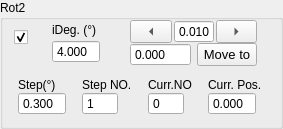
             <widget class="QGroupBox" name="rotary2Group">
              <property name="sizePolicy">
               <sizepolicy hsizetype="Expanding" vsizetype="Expanding">
                <horstretch>0</horstretch>
                <verstretch>0</verstretch>
               </sizepolicy>
              </property>
              <property name="title">
               <string>Rot2</string>
              </property>
              <layout class="QVBoxLayout" name="verticalLayout_84">
               <property name="topMargin">
                <number>0</number>
               </property>
               <item>
                <layout class="QVBoxLayout" name="verticalLayout_82">
                 <property name="spacing">
                  <number>12</number>
                 </property>
                 <item>
                  <layout class="QHBoxLayout" name="horizontalLayout_44" stretch="1,3,5">
                   <property name="spacing">
                    <number>6</number>
                   </property>
                   <item>
                    <layout class="QVBoxLayout" name="verticalLayout_80">
                     <property name="spacing">
                      <number>0</number>
                     </property>
                     <property name="topMargin">
                      <number>9</number>
                     </property>
                     <item>
                      <widget class="QCheckBox" name="activeRot2">
                       <property name="sizePolicy">
                        <sizepolicy hsizetype="Expanding" vsizetype="Preferred">
                         <horstretch>0</horstretch>
                         <verstretch>0</verstretch>
                        </sizepolicy>
                       </property>
                       <property name="toolTip">
                        <string>Active Instrument?</string>
                       </property>
                       <property name="text">
                        <string/>
                       </property>
                       <property name="checked">
                        <bool>true</bool>
                       </property>
                       <property name="mytype" stdset="0">
                        <string>checkbox</string>
                       </property>
                      </widget>
                     </item>
                     <item>
                      <spacer name="horizontalSpacer_10">
                       <property name="orientation">
                        <enum>Qt::Orientation::Horizontal</enum>
                       </property>
                       <property name="sizeType">
                        <enum>QSizePolicy::Policy::Fixed</enum>
                       </property>
                       <property name="sizeHint" stdset="0">
                        <size>
                         <width>20</width>
                         <height>20</height>
                        </size>
                       </property>
                      </spacer>
                     </item>
                    </layout>
                   </item>
                   <item>
                    <layout class="QVBoxLayout" name="verticalLayout_38">
                     <property name="spacing">
                      <number>0</number>
                     </property>
                     <property name="leftMargin">
                      <number>12</number>
                     </property>
                     <property name="rightMargin">
                      <number>12</number>
                     </property>
                     <item>
                      <widget class="QLabel" name="label_36">
                       <property name="sizePolicy">
                        <sizepolicy hsizetype="Expanding" vsizetype="Fixed">
                         <horstretch>0</horstretch>
                         <verstretch>0</verstretch>
                        </sizepolicy>
                       </property>
                       <property name="maximumSize">
                        <size>
                         <width>16777215</width>
                         <height>16777215</height>
                        </size>
                       </property>
                       <property name="text">
                        <string>iDeg. (°)</string>
                       </property>
                       <property name="mytype" stdset="0">
                        <string>label</string>
                       </property>
                      </widget>
                     </item>
                     <item>
                      <widget class="QDoubleSpinBox" name="iRot2">
                       <property name="sizePolicy">
                        <sizepolicy hsizetype="Expanding" vsizetype="Fixed">
                         <horstretch>0</horstretch>
                         <verstretch>0</verstretch>
                        </sizepolicy>
                       </property>
                       <property name="maximumSize">
                        <size>
                         <width>16777215</width>
                         <height>16777215</height>
                        </size>
                       </property>
                       <property name="buttonSymbols">
                        <enum>QAbstractSpinBox::ButtonSymbols::NoButtons</enum>
                       </property>
                       <property name="decimals">
                        <number>3</number>
                       </property>
                       <property name="value">
                        <double>4.000000000000000</double>
                       </property>
                      </widget>
                     </item>
                    </layout>
                   </item>
                   <item>
                    <layout class="QVBoxLayout" name="verticalLayout_56">
                     <property name="spacing">
                      <number>0</number>
                     </property>
                     <property name="leftMargin">
                      <number>12</number>
                     </property>
                     <property name="rightMargin">
                      <number>12</number>
                     </property>
                     <item>
                      <layout class="QHBoxLayout" name="horizontalLayout_22">
                       <property name="spacing">
                        <number>2</number>
                       </property>
                       <item>
                        <widget class="QToolButton" name="rot2JogL">
                         <property name="sizePolicy">
                          <sizepolicy hsizetype="Expanding" vsizetype="Fixed">
                           <horstretch>0</horstretch>
                           <verstretch>0</verstretch>
                          </sizepolicy>
                         </property>
                         <property name="minimumSize">
                          <size>
                           <width>32</width>
                           <height>0</height>
                          </size>
                         </property>
                         <property name="text">
                          <string>...</string>
                         </property>
                         <property name="arrowType">
                          <enum>Qt::ArrowType::LeftArrow</enum>
                         </property>
                         <property name="mytype" stdset="0">
                          <string>arrowbutton</string>
                         </property>
                        </widget>
                       </item>
                       <item>
                        <widget class="QDoubleSpinBox" name="rotary2JogStep">
                         <property name="sizePolicy">
                          <sizepolicy hsizetype="Preferred" vsizetype="Preferred">
                           <horstretch>0</horstretch>
                           <verstretch>0</verstretch>
                          </sizepolicy>
                         </property>
                         <property name="maximumSize">
                          <size>
                           <width>40</width>
                           <height>24</height>
                          </size>
                         </property>
                         <property name="buttonSymbols">
                          <enum>QAbstractSpinBox::ButtonSymbols::NoButtons</enum>
                         </property>
                         <property name="decimals">
                          <number>3</number>
                         </property>
                         <property name="minimum">
                          <double>-50.000000000000000</double>
                         </property>
                         <property name="maximum">
                          <double>210.000000000000000</double>
                         </property>
                         <property name="value">
                          <double>0.010000000000000</double>
                         </property>
                        </widget>
                       </item>
                       <item>
                        <widget class="QToolButton" name="rot2JogR">
                         <property name="sizePolicy">
                          <sizepolicy hsizetype="Expanding" vsizetype="Fixed">
                           <horstretch>0</horstretch>
                           <verstretch>0</verstretch>
                          </sizepolicy>
                         </property>
                         <property name="minimumSize">
                          <size>
                           <width>32</width>
                           <height>0</height>
                          </size>
                         </property>
                         <property name="text">
                          <string>...</string>
                         </property>
                         <property name="arrowType">
                          <enum>Qt::ArrowType::RightArrow</enum>
                         </property>
                         <property name="mytype" stdset="0">
                          <string>arrowbutton</string>
                         </property>
                        </widget>
                       </item>
                      </layout>
                     </item>
                     <item>
                      <layout class="QHBoxLayout" name="horizontalLayout_12">
                       <property name="spacing">
                        <number>6</number>
                       </property>
                       <item>
                        <widget class="QDoubleSpinBox" name="rot2SetPos">
                         <property name="sizePolicy">
                          <sizepolicy hsizetype="Fixed" vsizetype="Fixed">
                           <horstretch>0</horstretch>
                           <verstretch>0</verstretch>
                          </sizepolicy>
                         </property>
                         <property name="maximumSize">
                          <size>
                           <width>16777215</width>
                           <height>16777215</height>
                          </size>
                         </property>
                         <property name="buttonSymbols">
                          <enum>QAbstractSpinBox::ButtonSymbols::NoButtons</enum>
                         </property>
                         <property name="decimals">
                          <number>3</number>
                         </property>
                         <property name="maximum">
                          <double>1000.000000000000000</double>
                         </property>
                        </widget>
                       </item>
                       <item>
                        <widget class="QPushButton" name="rot2MoveTo">
                         <property name="sizePolicy">
                          <sizepolicy hsizetype="Preferred" vsizetype="Preferred">
                           <horstretch>0</horstretch>
                           <verstretch>0</verstretch>
                          </sizepolicy>
                         </property>
                         <property name="maximumSize">
                          <size>
                           <width>60</width>
                           <height>16777215</height>
                          </size>
                         </property>
                         <property name="font">
                          <font>
                           <pointsize>10</pointsize>
                          </font>
                         </property>
                         <property name="text">
                          <string>Move to</string>
                         </property>
                        </widget>
                       </item>
                      </layout>
                     </item>
                    </layout>
                   </item>
                  </layout>
                 </item>
                 <item>
                  <layout class="QHBoxLayout" name="horizontalLayout_15">
                   <item>
                    <layout class="QVBoxLayout" name="verticalLayout_41">
                     <property name="spacing">
                      <number>0</number>
                     </property>
                     <item>
                      <widget class="QLabel" name="label_35">
                       <property name="text">
                        <string>Step(°)</string>
                       </property>
                       <property name="mytype" stdset="0">
                        <string>label</string>
                       </property>
                      </widget>
                     </item>
                     <item>
                      <widget class="QDoubleSpinBox" name="rotary2Step">
                       <property name="sizePolicy">
                        <sizepolicy hsizetype="Preferred" vsizetype="Preferred">
                         <horstretch>0</horstretch>
                         <verstretch>0</verstretch>
                        </sizepolicy>
                       </property>
                       <property name="maximumSize">
                        <size>
                         <width>48</width>
                         <height>24</height>
                        </size>
                       </property>
                       <property name="buttonSymbols">
                        <enum>QAbstractSpinBox::ButtonSymbols::NoButtons</enum>
                       </property>
                       <property name="decimals">
                        <number>3</number>
                       </property>
                       <property name="value">
                        <double>0.300000000000000</double>
                       </property>
                      </widget>
                     </item>
                    </layout>
                   </item>
                   <item>
                    <layout class="QVBoxLayout" name="verticalLayout_40">
                     <property name="spacing">
                      <number>0</number>
                     </property>
                     <item>
                      <widget class="QLabel" name="label_34">
                       <property name="text">
                        <string>Step NO.</string>
                       </property>
                       <property name="mytype" stdset="0">
                        <string>label</string>
                       </property>
                      </widget>
                     </item>
                     <item>
                      <widget class="QSpinBox" name="rotary2StepNO">
                       <property name="sizePolicy">
                        <sizepolicy hsizetype="Preferred" vsizetype="Preferred">
                         <horstretch>0</horstretch>
                         <verstretch>0</verstretch>
                        </sizepolicy>
                       </property>
                       <property name="maximumSize">
                        <size>
                         <width>36</width>
                         <height>24</height>
                        </size>
                       </property>
                       <property name="buttonSymbols">
                        <enum>QAbstractSpinBox::ButtonSymbols::NoButtons</enum>
                       </property>
                       <property name="maximum">
                        <number>10000</number>
                       </property>
                       <property name="value">
                        <number>1</number>
                       </property>
                      </widget>
                     </item>
                    </layout>
                   </item>
                   <item>
                    <layout class="QVBoxLayout" name="verticalLayout_47">
                     <property name="spacing">
                      <number>0</number>
                     </property>
                     <item>
                      <widget class="QLabel" name="label_50">
                       <property name="text">
                        <string>Curr.NO</string>
                       </property>
                       <property name="mytype" stdset="0">
                        <string>label</string>
                       </property>
                      </widget>
                     </item>
                     <item>
                      <widget class="QSpinBox" name="rotary2CurrStepNO">
                       <property name="sizePolicy">
                        <sizepolicy hsizetype="Preferred" vsizetype="Preferred">
                         <horstretch>0</horstretch>
                         <verstretch>0</verstretch>
                        </sizepolicy>
                       </property>
                       <property name="maximumSize">
                        <size>
                         <width>36</width>
                         <height>24</height>
                        </size>
                       </property>
                       <property name="buttonSymbols">
                        <enum>QAbstractSpinBox::ButtonSymbols::NoButtons</enum>
                       </property>
                       <property name="mytype" stdset="0">
                        <string>intNO</string>
                       </property>
                      </widget>
                     </item>
                    </layout>
                   </item>
                   <item>
                    <layout class="QVBoxLayout" name="verticalLayout_39">
                     <property name="spacing">
                      <number>0</number>
                     </property>
                     <item>
                      <widget class="QLabel" name="label_17">
                       <property name="text">
                        <string>Curr. Pos.</string>
                       </property>
                       <property name="mytype" stdset="0">
                        <string>label</string>
                       </property>
                      </widget>
                     </item>
                     <item>
                      <widget class="QDoubleSpinBox" name="rot2CurrPos">
                       <property name="sizePolicy">
                        <sizepolicy hsizetype="Preferred" vsizetype="Preferred">
                         <horstretch>0</horstretch>
                         <verstretch>0</verstretch>
                        </sizepolicy>
                       </property>
                       <property name="maximumSize">
                        <size>
                         <width>48</width>
                         <height>24</height>
                        </size>
                       </property>
                       <property name="buttonSymbols">
                        <enum>QAbstractSpinBox::ButtonSymbols::NoButtons</enum>
                       </property>
                       <property name="decimals">
                        <number>3</number>
                       </property>
                       <property name="minimum">
                        <double>-10.000000000000000</double>
                       </property>
                       <property name="maximum">
                        <double>1000.000000000000000</double>
                       </property>
                      </widget>
                     </item>
                    </layout>
                   </item>
                  </layout>
                 </item>
                </layout>
               </item>
              </layout>
             </widget>
